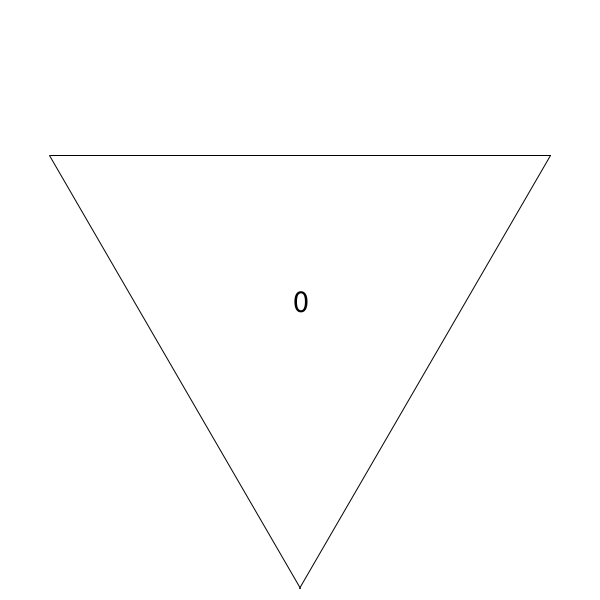
Frame 1 (no input)
Frame 60 (the mouse pressed at the canvas centre just before this capture): identical to frame 1, image omitted
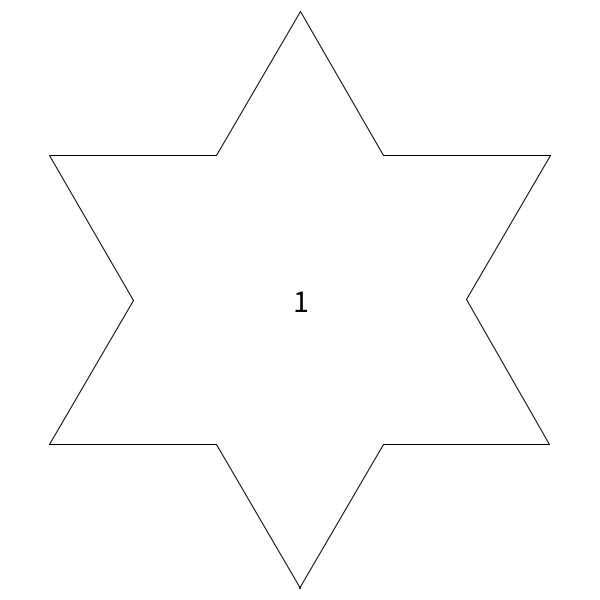
Frame 120 (the mouse held since frame 60 and released just before this capture)

The Processing sketch that drew these frames (run headless with seeded random() and noise(); from frame 60 on, the mouse is pressed at the canvas centre):

// Processing sketch: koch2
// ── koch2.pde
int k = 0;
boolean drawing = true;

void setup() {
  size(600, 600);
  textSize(32);
  textAlign(CENTER, CENTER);
  fill(0);
  stroke(1);
  background(255);
}

void draw() {
  translate(width/2, height/2);
  if (drawing == true && k < 9) {
    background(255);
    callKoch(k, 500);
    text(k, 0, 0);
  } else if (drawing == true) {
    background(255);
    k = 0;
  }
}


// Function of drawing the Koch snowflake
void callKoch(int k, float size) {
  koch(k, -size/2, -size*sqrt(3)/6, size/2, -size*sqrt(3)/6);
  koch(k, size/2, -size*sqrt(3)/6, 0, size*2*sqrt(3)/6);
  koch(k, 0, size*2*sqrt(3)/6, -size/2, -size*sqrt(3)/6);
}

// Function of drowing the Koch curve 
void koch(int k, float x1, float y1, float x2, float y2) {
  float d = dist(x1, y1, x2, y2);
  float d3 = d / 3;
  float angle = calcAngle(x1, y1, x2, y2);
  pushMatrix();
  translate(x1, y1);
  rotate(angle);

  if (k == 0) {
    line(0, 0, d, 0);
  } else {
    koch(k - 1, 0, 0, d3, 0);
    koch(k - 1, d3, 0, d3 + cos(-PI/3) * d3, sin(-PI/3) * d3);
    koch(k - 1, d3 + cos(-PI/3) * d3, sin(-PI/3) * d3, d3 * 2, 0);
    koch(k - 1, d3 * 2, 0, d, 0);
  }
  popMatrix();
  drawing = false;
  return;
}

// Get an angle between two coordinates
float calcAngle(float x1, float y1, float x2, float y2) {
  pushMatrix();
  translate(x1, y1);
  float angle = atan2(y2-y1, x2-x1);
  popMatrix();
  return angle;
}

void mousePressed() {
  drawing = true;
  k++;
}
